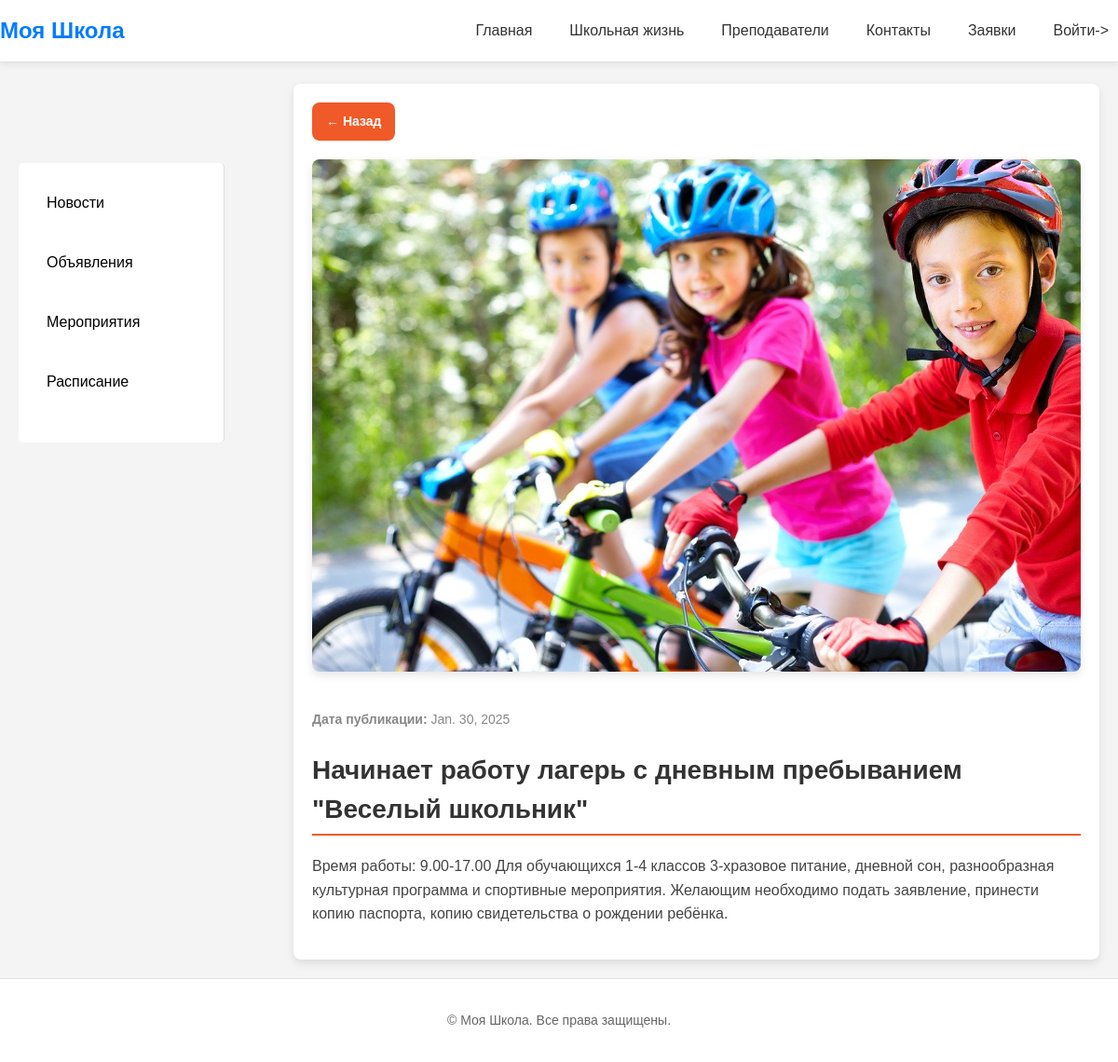
The app's page /school_life/blog/2/ with its own data.
### school/models.py (models this page shows, shortened)
class Blog(models.Model):
    CATEGORY_CHOICES = [
        ('news', 'Новости'),
        ('announce', 'Объявления'),
        ('event', 'Мероприятия'),
        ('schedule', 'Расписание'),
    ]
    category = models.CharField(max_length=100, choices=CATEGORY_CHOICES, default='blog')
    title = models.CharField(max_length=100)
    description = models.TextField()
    pub_date = models.DateField('date published')
    image = models.ImageField(upload_to='images/blog', blank=True, null=True)

### school/views.py (the view)
# urls.py: path('school_life/blog/<int:blog_id>/', views.school_life_detail_view, name='blog_detail'),
def school_life_detail_view(request, blog_id):
    categories = Blog.CATEGORY_CHOICES
    blog = get_object_or_404(Blog, id=blog_id)
    return render(request, 'school_life/blog.html', {
        'categories': categories,
        'blog': blog,
    })

### templates/school_life/blog.html (shortened to what this page needs)
{% extends 'index.html' %}
{% block content %}
<div class="layout-container">
    {% include 'school_life/menu.html' %}
    <section class="main-content">
        <div class="blog-detail">
            <a href="{% url 'school_life' blog.id%}" class="back-button">← Назад</a>
            {% if blog.image %}
                <img src="{{ blog.image.url }}" alt="{{ blog.title }}" class="blog-detail-image">
            {% endif %}
            <p class="blog-detail-date"><strong>Дата публикации:</strong> {{ blog.pub_date }}</p>
            <h1 class="blog-detail-title">{{ blog.title }}</h1>
            <p class="blog-detail-description">{{ blog.description }}</p>
        </div>
    </section>
</div>
{% endblock %}

### static/css/styles.css (style rules this page uses)
body { margin: 0; font-family: 'Arial', sans-serif; font-size: 16px; line-height: 1.5; color: #333; background-color: #f4f4f4; }
body { padding-top: 70px; }
.layout-container { display: grid; grid-template-columns: 1fr 1fr 1fr 1fr; max-width: 1200px; margin: 0 auto; padding: 20px; gap: 20px; }
.main-content { grid-column: span 3; }
.blog-detail { background-color: #fff; padding: 20px; border-radius: 8px; box-shadow: 0 4px 10px rgba(0, 0, 0, 0.1); overflow: hidden; }
.back-button { display: inline-block; margin-bottom: 20px; padding: 10px 15px; background-color: #f05a28; color: #fff; text-decoration: none; font-size: 14px; border-radius: 8px; font-weight: bold; transition: background-color 0.3s ease; }
.blog-detail-image { width: 100%; height: auto; border-radius: 8px; margin-bottom: 20px; object-fit: cover; box-shadow: 0 4px 10px rgba(0, 0, 0, 0.1); }
.blog-detail-date { font-size: 14px; color: #888; margin-bottom: 10px; }
.blog-detail-title { font-size: 28px; color: #333; margin-bottom: 20px; border-bottom: 2px solid #f05a28; padding-bottom: 5px; }
.blog-detail-description { font-size: 16px; line-height: 1.6; color: #444; }

### records on screen
Blog: image (picture), pub_date "Jan. 30, 2025", title "Начинает работу лагерь с дневным пребыванием \"Веселый школьник\"", description "Время работы: 9.00-17.00 Для обучающихся 1-4 классов 3-хразовое питание, дневной сон, разнообразная культурная программа и спортивные мероприятия. Желающим необходимо подать заявление, принести копию паспорта, копию свидетельства о рождении ребёнка."

### other values on screen
{{ label }} "Новости" "Объявления" "Мероприятия" "Расписание"
